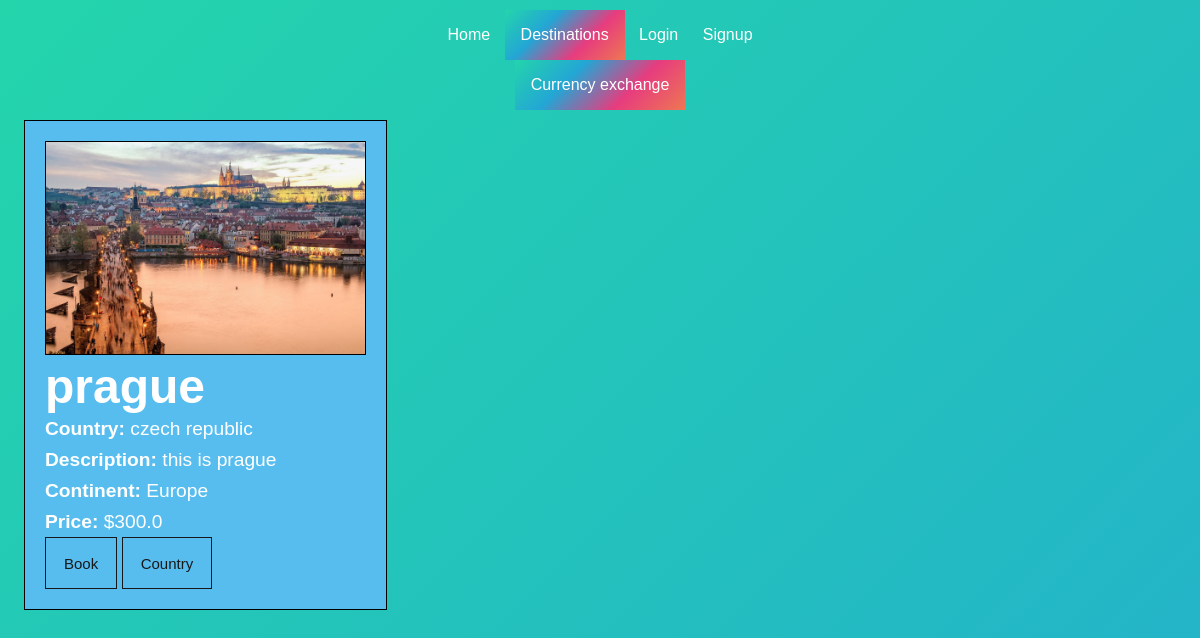
/europe, run on an earlier commit of the app's database.
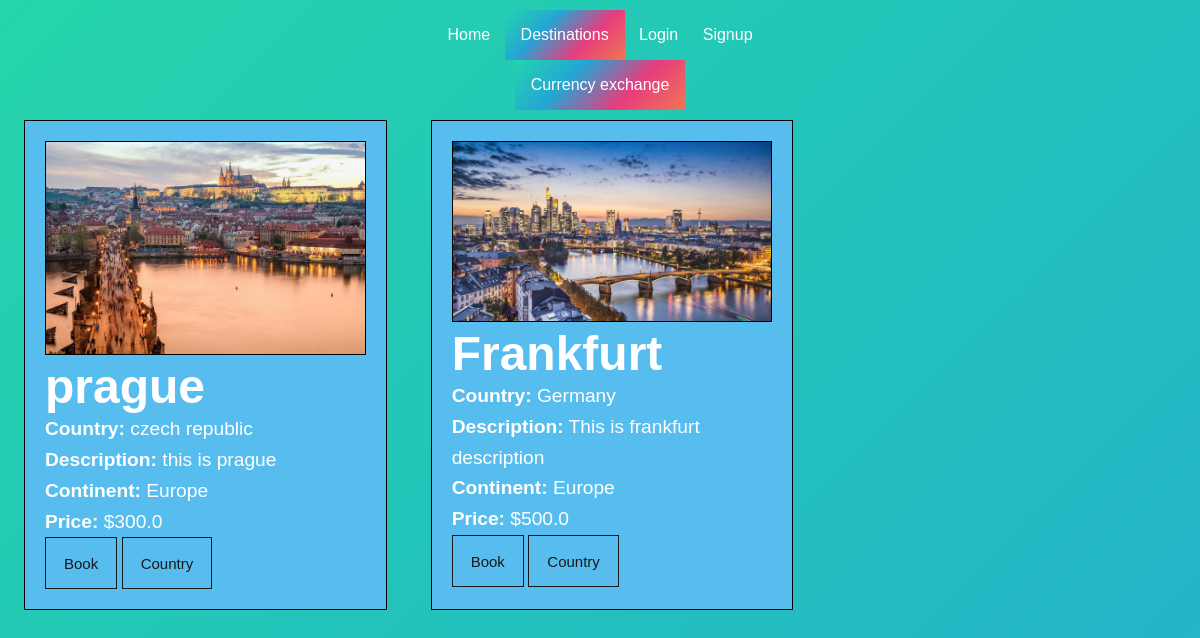
And on a later commit of the database.
### app.py (models this page shows)
class Destination(db.Model):
    id = db.Column(db.Integer, primary_key=True)
    name = db.Column(db.String(100), nullable=False)
    description = db.Column(db.Text, nullable=False)
    price = db.Column(db.Float, nullable=False)
    country = db.Column(db.String(100), nullable=False)
    image_path = db.Column(db.String(200), nullable=False)
    continent_id = db.Column(db.Integer, db.ForeignKey('continent.id'), nullable=False)
    bookings = db.relationship('Booking', backref='destination', lazy=True)

### app.py (the view)
@app.route('/europe')
def europe():
    europe_destinations = Destination.query.filter_by(continent_id=2).all()
    return render_template('europe.html', europe_destinations=europe_destinations)

### templates/europe.html (shortened to what this page needs)
{% extends 'base.html' %}
{% block body %}
<body>
    <div class="grid-container">
        {% for destination in europe_destinations %}
            <div class="destination-card">
                <img src="{{ destination.image_path }}" alt="{{ destination.name }}" class="destination-image">
                <h2>{{ destination.name }}</h2>
                <p><strong>Country:</strong> {{ destination.country }}</p>
                <p><strong>Description:</strong> {{ destination.description }}</p>
                <p><strong>Continent:</strong> Europe</p>
                <p><strong>Price:</strong> ${{ destination.price }}</p>
                <button class="button-57" role="button" onclick="window.location.href = '/bookings_form';"><span class="text">Book</span><span>Now</span></button>
                <button class="button-57" role="button" onclick="showCountryInfo('{{ destination.country }}', this);">Country</span><span>Info</span></button>
            </div>
        {% endfor %}
    </div>
</body>
{% endblock %}

### templates/base.html (shortened to what this page needs)
<!DOCTYPE html>
<html lang="en">
<head>
    <link href="https://fonts.cdnfonts.com/css/andale-mono" rel="stylesheet">
    <link rel="stylesheet" href="{{ url_for('static', filename='css/main.css') }}">
    <header>
        <nav>
            <div class="container">
                <a href="/">Home</a>
                <div class="dropdown">
                    <button class="dropbtn">Destinations
                    </button>
                </div>
                {% if not is_authenticated %}
                    <span class="auth-links">
                        <a href="/login">Login</a>
                        <a href="/signup">Signup</a>
                    </span>
                {% else %}
                    <span class="auth-links">
                        <a href="/logout">Logout</a>
                    </span>
                {% endif %}
                <div class="dropdown">
                    <button class="dropbtn">Currency exchange
                    </button>
                </div>
            </div>
        </nav>
    </header>
</head>
<body>
    {% block body %}{% endblock %}
</body>
</html>

### static/css/main.css (style rules this page uses)
* { margin: 0; padding: 0; box-sizing: border-box; }
body { font-family: 'Andale Mono', sans-serif; background: linear-gradient(-45deg, #ee7752, #e73c7e, #23a6d5, #23d5ab); background-size: 400% 400%; animation: gradient 15s ease infinite; height: 100vh; }
.container { max-width: 1200px; margin: 0 auto; padding: 0 20px; }
header { color: #fff; text-align: center; }
nav { color: #fff; text-align: center; padding: 10px 0; }
nav a { display: inline-block; padding: 10px; text-decoration: none; color: #fff; }
h2 { font-size: 3em; color: #fff; }
p { font-size: 1.2em; line-height: 1.6; color: #fff; }
.dropbtn { background: linear-gradient(-45deg, #ee7752, #e73c7e, #23a6d5, #23d5ab); color: white; padding: 16px; font-size: 16px; border: none; }
.dropdown { position: relative; display: inline-block; }
.grid-container { display: grid; grid-template-columns: repeat(auto-fill, minmax(300px, 1fr)); grid-gap: 20px; }
.destination-card { border: 1px solid #000000; padding: 20px; background: #57bdef; color: #18181a; margin-left: 2vw; }
.destination-image { width: 100%; height: auto; border: 1px solid #000000; }
.button-57 { position: relative; overflow: hidden; border: 1px solid #18181a; color: #18181a; display: inline-block; font-size: 15px; line-height: 15px; padding: 18px 18px 17px; text-decoration: none; cursor: pointer; background: #57bdef; user-select: none; -webkit-user-select: none; touch-action: manipulation; }
.button-57 span:first-child { position: relative; transition: color 600ms cubic-bezier(0.48, 0, 0.12, 1); z-index: 10; }
.button-57:after { content: ""; position: absolute; bottom: -50%; left: 0; width: 100%; height: 100%; background-color:rgb(171, 112, 216); transform-origin: bottom center; transition: transform 600ms cubic-bezier(0.48, 0, 0.12, 1); transform: skewY(9.3deg) scaleY(0); z-index: 50; }
.container { width: 400px; }

What changed in the data, as far as the page shows it:
added Destination: shows a picture, name "Frankfurt", country "Germany", description "This is frankfurt description", price "500.0"
